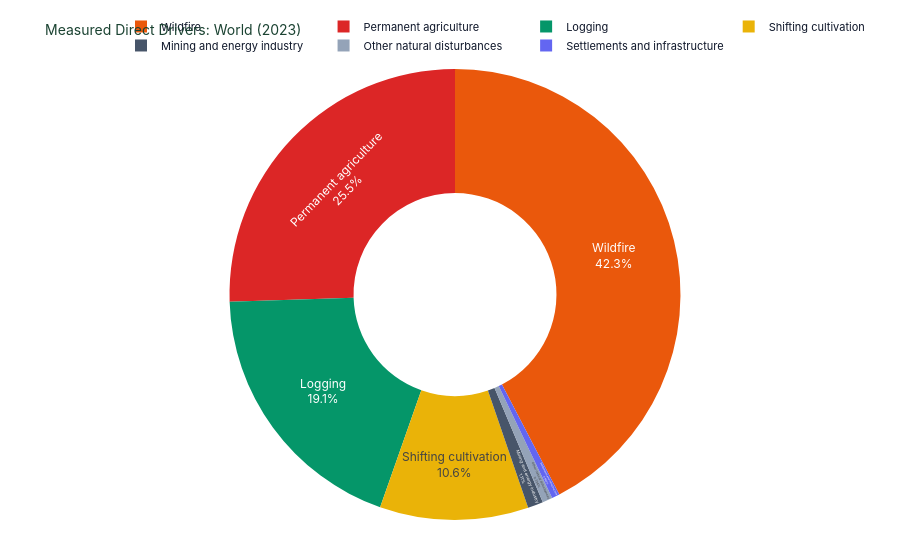

Notebook code for this chart:
### Markdown cell above
### 1. Global Breakdown of Measured Direct Drivers (2001–2024)
What are the primary physical drivers of global tree cover loss over the last two decades?

### Code cell
fig_pie = create_drivers_pie_chart(df_drivers, entity="World", year=2023)
fig_pie.show()

### Figure 1 — Plotly figure (JSON) as saved in the notebook; plotly's stock layout.template omitted (floating-point values rounded to 4 significant figures)
{"data": [{"customdata": [["Permanent agriculture"], ["Logging"], ["Wildfire"], ["Shifting cultivation"], ["Settlements and infrastructure"], ["Mining and energy industry"], ["Other natural disturbances"]], "domain": {"x": [0.0, 1.0], "y": [0.0, 1.0]}, "hole": 0.45, "hovertemplate": "<b>%{label}</b><br>Area: %{value:,.0f} ha (%{percent})<extra></extra>", "labels": ["Permanent agriculture", "Logging", "Wildfire", "Shifting cultivation", "Settlements and infrastructure", "Mining and energy industry", "Other natural disturbances"], "legendgroup": "", "marker": {"colors": ["#dc2626", "#059669", "#ea580c", "#eab308", "#6366f1", "#475569", "#94a3b8"]}, "name": "", "showlegend": true, "textinfo": "percent+label", "textposition": "inside", "type": "pie", "values": [7200000.0, 5395000.0, 11950000.0, 3005000.0, 159400.0, 313000.0, 204500.0]}], "layout": {"font": {"color": "#0f172a", "family": "Inter, Segoe UI, Arial, sans-serif"}, "hoverlabel": {"bgcolor": "#1b4332", "font": {"color": "white", "family": "Inter, sans-serif", "size": 12}}, "legend": {"font": {"size": 11}, "orientation": "h", "tracegroupgap": 0, "x": 1, "xanchor": "right", "y": 1.02, "yanchor": "bottom"}, "margin": {"b": 40, "l": 40, "r": 30, "t": 55}, "paper_bgcolor": "white", "plot_bgcolor": "white", "showlegend": true, "title": {"font": {"color": "#1b4332", "size": 14}, "text": "Measured Direct Drivers: World (2023)"}}}
